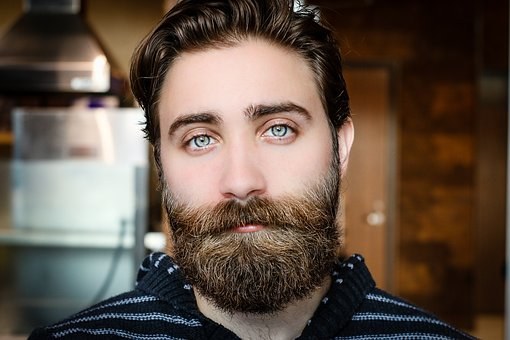
#> input picture Images/10.jpg, 510 x 340 px, given as the content of the folder ./FaceDetection/False/NotHuman, which was not available
$ jupyter execute --allow-errors viola_jones_algorithm.ipynb
#> lines starting #> are read from the running program, lines starting #| are printed output that depends on the picture; pictures that were not available may be replaced by others from this repository, and a replacement may not be noted
### commonfunctions.py


import skimage.io as io
import matplotlib.pyplot as plt
import numpy as np
from skimage.exposure import histogram
from matplotlib.pyplot import bar
from skimage.color import rgb2gray,rgb2hsv

# Convolution:
from scipy.signal import convolve2d
from scipy import fftpack
import math
from skimage.exposure import rescale_intensity

from skimage.util import random_noise
from skimage.filters import median
from skimage.feature import canny
from skimage.measure import label
from skimage.color import label2rgb


# Edges
from skimage.filters import sobel_h, sobel, sobel_v,roberts, prewitt

# Show the figures / plots inside the notebook
def show_images(images,titles=None):
    #This function is used to show image(s) with titles by sending an array of images and an array of associated titles.
    # images[0] will be drawn with the title titles[0] if exists
    # You aren't required to understand this function, use it as-is.
    n_ims = len(images)
    if titles is None: titles = ['(%d)' % i for i in range(1,n_ims + 1)]
    fig = plt.figure()
    n = 1
    for image,title in zip(images,titles):
        a = fig.add_subplot(1,n_ims,n)
        if image.ndim == 2:
            plt.gray()
        plt.imshow(image)
        a.set_title(title)
        n += 1
    fig.set_size_inches(np.array(fig.get_size_inches()) * n_ims)
    plt.show()


# [6 lines left out: function showHist, not called in this run]

### viola_jones_algorithm.ipynb
[cell 1]
from commonfunctions import *
from skimage import io
from skimage.color import rgba2rgb, rgb2gray
from skimage import filters
from skimage.feature import hog
import numpy as np
import cv2
import sys
import os
# from PHOG_V2 import *
from Faces import *
from sklearn.metrics import accuracy_score
from sklearn.model_selection import train_test_split
from sklearn.svm import SVC
from sklearn.preprocessing import StandardScaler
from sklearn.pipeline import Pipeline
from sklearn.decomposition import PCA
from sklearn import svm
import pickle

from sklearn.datasets import fetch_olivetti_faces

#> (a cell that did not finish here is left out)

[cell 3]
def preprocessImg(img):
    img_copy = np.copy(img)
    if len(img_copy.shape) != 2:
        img_copy = rgb2gray(img_copy)
    img_copy = cv2.resize(img_copy, dsize=(24, 24), interpolation=cv2.INTER_CUBIC)
    return img_copy

#> (a cell that did not finish here is left out)

[cell 5]
def getIntegralImage(img):
    new_img = np.zeros(img.shape)
#     new_img[i,j] = img[0,0]
    for i in range(img.shape[0]):
        for j in range(img.shape[1]):
            new_img[i,j] = np.sum(img[0:i+1,0:j+1])
    return new_img

[cell 6]
test_for_integral = np.ones((3,3))
test_for_integral[0,2] = 4
test_for_integral[1,1] = 9
test_for_integral[1,0] = 100
print(test_for_integral)
test_for_integral = getIntegralImage(test_for_integral)
print(test_for_integral)

[cell 7]
def calculateSumOfIntegralImage(int_img,indX,indY,width = 0,height = 0):
    if indX - width >= 0 and indY - height >= 0:
        return int_img[indX,indY] + int_img[indX - width,indY - height] - int_img[indX - width,indY] - int_img[indX,indY - height]
    elif indX - width < 0 and indY - height >= 0:
        return int_img[indX,indY] - int_img[indX,indY - height]
    elif indX - width >= 0 and indY - height < 0:
        return int_img[indX,indY] - int_img[indX - width,indY]
    else:
        return int_img[indX,indY]

[cell 8]
print(calculateSumOfIntegralImage(test_for_integral,0,0,1,1))
print(calculateSumOfIntegralImage(test_for_integral,2,2,3,3))
print(calculateSumOfIntegralImage(test_for_integral,2,2,2,1))
print(calculateSumOfIntegralImage(test_for_integral,1,2,0,0))
print(calculateSumOfIntegralImage(test_for_integral,2,0,1,1))
print(calculateSumOfIntegralImage(test_for_integral,2,2,0,0))

[cell 9]
def getFeatureArray(size = 24):
#> called with size = 24
    feature_array = []
    loop_on_array = np.zeros((size,size))
    feature_names = ["Edge_Horizontal","Edge_Vertical","Line_Horizontal","Line_Verticle","Rectangle"]
    for name in feature_names:

        if name == "Edge_Horizontal":
            width = 1
            height = 0
            while not(width >= size and height >= size):
                for i in range(size - width):
                    for j in range(size - height):
#                         print((i,j),(i + width,j + height))
                        feature_array.append([(i,j),(i + width,j + height),name])
#                 print(len(feature_array), width, height)
#                 input()
                if width < size:
                    width += 2
                elif height != size:
                    width = 1
                    height += 1

        elif name == "Edge_Vertical":
            width = 0
            height = 1
            while not(width >= size and height >= size):
                for i in range(size - width):
                    for j in range(size - height):
#                         print((i,j),(i + width,j + height))
                        feature_array.append([(i,j),(i + width,j + height),name])
                if height < size:
                    height += 2
                elif width != size:
                    height = 1
                    width += 1

        elif name == "Line_Horizontal":
            width = 2
            height = 0
            while not(width >= size and height >= size):
                for i in range(size - width):
                    for j in range(size - height):
#                         print((i,j),(i + width,j + height))
                        feature_array.append([(i,j),(i + width,j + height),name])
                if width < size:
                    width += 3
                elif height != size:
                    width = 2
                    height += 1

        elif name == "Line_Verticle":
            width = 0
            height = 2
            while not(width >= size and height >= size):
                for i in range(size - width):
                    for j in range(size - height):
#                         print((i,j),(i + width,j + height))
                        feature_array.append([(i,j),(i + width,j + height),name])
                if height < size:
                    height += 3
                elif width != size:
                    height = 2
                    width += 1

        elif name == "Rectangle":
            width = 1
            height = 1
            while not(width >= size and height >= size):
                for i in range(size - width):
                    for j in range(size - height):
                        feature_array.append([(i,j),(i + width,j + height),name])
                if width < size:
                    width += 2
                elif height != size:
                    width = 1
                    height += 2

    return feature_array

feature_array = getFeatureArray(24)
print(len(feature_array))
# print((feature_array))

[cell 10]
def calculateSumOfIntegralImage_V2(int_img,st_x,st_y,end_x,end_y):
    if (st_x-1 < 0) or (st_y-1) < 0:
        return int_img[end_x,end_y]
    if (end_x == 24):
        end_x -= 1
    if (end_y == 24):
        end_y -= 1
    if (st_x - 1 == 24):
        st_x -= 2
    if (st_y - 1 == 24):
        st_y -= 2

    return int_img[end_x,end_y] + int_img[st_x-1,st_y-1] - int_img[end_x,st_y-1] - int_img[st_x-1,end_y]

[cell 11]
def harrEdgeHorizontal(int_img,feature_params, scale_factor):
    # print(feature_params)
    st_x, st_y = feature_params[0]
    end_x, end_y = feature_params[1]
    st_x = int(st_x * scale_factor)
    st_y = int(st_y * scale_factor)
    end_x = int(end_x * scale_factor)
    end_y = int(end_y * scale_factor)
    middle_x = (end_x + st_x)//2
    middle_y = (end_y + st_y)//2
    up_value = calculateSumOfIntegralImage_V2(int_img,st_x,st_y,middle_x,end_y)
    down_value = calculateSumOfIntegralImage_V2(int_img,middle_x + 1,st_y,end_x,end_y)
    return abs(up_value - down_value)

[cell 12]
def harrEdgeVerticle(int_img,feature_params, scale_factor):
    # print(feature_params)
    st_x, st_y = feature_params[0]
    end_x, end_y = feature_params[1]
    st_x = int(st_x * scale_factor)
    st_y = int(st_y * scale_factor)
    end_x = int(end_x * scale_factor)
    end_y = int(end_y * scale_factor)
    middle_x = (end_x + st_x)//2
    middle_y = (end_y + st_y)//2
    left_value = calculateSumOfIntegralImage_V2(int_img,st_x,st_y,end_x,middle_y)
    right_value = calculateSumOfIntegralImage_V2(int_img,st_x,middle_y + 1,end_x,end_y)
    return abs(left_value - right_value)

[cell 13]
def harrLineHorizontal(int_img,feature_params, scale_factor):
    # print(feature_params)
    st_x, st_y = feature_params[0]
    end_x, end_y = feature_params[1]
    st_x = int(st_x * scale_factor)
    st_y = int(st_y * scale_factor)
    end_x = int(end_x * scale_factor)
    end_y = int(end_y * scale_factor)
    third_x = (end_x + st_x + st_x)//3
    third_2x = (end_x + end_x + st_x)//3
    third_y = (end_y + st_y + st_y)//3
    third_2y = (end_y + end_y + st_y)//3
#     print("st_x,st_y,third_x,third_y,third_2x,third_2y,end_x,end_y")
#     print(st_x,st_y,third_x,third_y,third_2x,third_2y,end_x,end_y)
    up_value = calculateSumOfIntegralImage_V2(int_img,st_x,st_y,third_x,end_y)
    middle_value = calculateSumOfIntegralImage_V2(int_img,third_x + 1,st_y,third_2x,end_y)
    down_value = calculateSumOfIntegralImage_V2(int_img,third_2x + 1,st_y,end_x,end_y)
    return abs(up_value + down_value - middle_value)

[cell 14]
def harrLineVerticle(int_img,feature_params, scale_factor):
    # print(feature_params)
    st_x, st_y = feature_params[0]
    end_x, end_y = feature_params[1]
    st_x = int(st_x * scale_factor)
    st_y = int(st_y * scale_factor)
    end_x = int(end_x * scale_factor)
    end_y = int(end_y * scale_factor)
    third_x = (end_x + st_x + st_x)//3
    third_2x = (end_x + end_x + st_x)//3
    third_y = (end_y + st_y + st_y)//3
    third_2y = (end_y + end_y + st_y)//3
    left_value = calculateSumOfIntegralImage_V2(int_img,st_x,st_y,end_x,third_y)
    middle_value = calculateSumOfIntegralImage_V2(int_img,st_x,third_y + 1,end_x,third_2y)
    right_value = calculateSumOfIntegralImage_V2(int_img,st_x,third_2y + 1,end_x,end_y)
    return abs(left_value + right_value - middle_value)

[cell 15]
def harrRectangle(int_img,feature_params,scale_factor):
    # print(feature_params)
    try:
        st_x, st_y = feature_params[0]
        end_x, end_y = feature_params[1]
        st_x = int(st_x * scale_factor)
        st_y = int(st_y * scale_factor)
        end_x = int(end_x * scale_factor)
        end_y = int(end_y * scale_factor)
        middle_x = (end_x + st_x)//2
        middle_y = (end_y + st_y)//2
        up_left_value = calculateSumOfIntegralImage_V2(int_img,st_x,st_y,middle_x,middle_y)
        up_right_value = calculateSumOfIntegralImage_V2(int_img,st_x,middle_y + 1,middle_x,end_y)
        down_left_value = calculateSumOfIntegralImage_V2(int_img,middle_x + 1,st_y,end_x,middle_y)
        down_right_value = calculateSumOfIntegralImage_V2(int_img,middle_x + 1,middle_y + 1,end_x,end_y)
#         print(up_left_value,up_right_value,down_left_value,down_right_value,up_left_value + down_right_value - up_right_value - down_left_value)
        return abs(up_left_value + down_right_value - up_right_value - down_left_value)
    except:
        print(feature_params)

[cell 16]
def calculateHaar(int_img,feature_params, scale_factor):
    try:
        if feature_params[2] == "Edge_Horizontal":
            return harrEdgeHorizontal(int_img,feature_params[0:2],scale_factor)
        elif feature_params[2] == "Edge_Vertical":
            return harrEdgeVerticle(int_img,feature_params[0:2],scale_factor)
        elif feature_params[2] == "Line_Horizontal":
            return harrLineHorizontal(int_img,feature_params[0:2],scale_factor)
        elif feature_params[2] == "Line_Verticle":
            return harrLineVerticle(int_img,feature_params[0:2],scale_factor)
        elif feature_params[2] == "Rectangle":
            return harrRectangle(int_img,feature_params[0:2],scale_factor)
    except:
        print(feature_params)
        print(feature_params[0] * scale_factor)

#> (a cell that did not finish here is left out)

[cell 18]
print(feature_array[0])
#> (the rest of this cell did not finish here and is left out)

#> (a cell that did not finish here is left out)

[cell 20]
def ReadFile(path,label,imgs,labels):
#> called with path = './FaceDetection/False/NotHuman', label = 0
    files = os.listdir(path)
    num_images = len(files)
    count = 0
    for f in files:
        img = io.imread(os.path.join(path, f), as_gray=False)
#> img is the input picture: shape (340, 510, 3); mean R, G, B 99.1, 83.3, 71.3
        img= preprocessImg(img)
#> in preprocessImg, `img_copy = rgb2gray(img_copy)`:
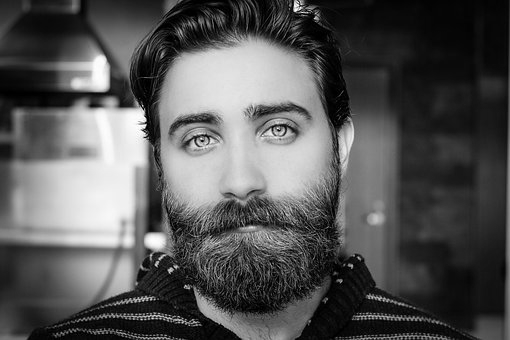
#> img_copy: shape (340, 510) float64; min 0, max 0.999, mean 0.336
#> in preprocessImg, `img_copy = cv2.resize(img_copy, dsize=(24, 24), interpolation=cv2.INTE..`:
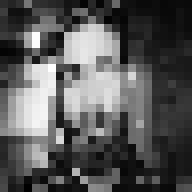
#> img_copy: shape (24, 24) float64 (shown 8 times larger); min -0.0183, max 0.989, mean 0.33; drawn with min black and max white
        imgs.append(img)
        labels.append(label)

[cell 21]
path = "./FaceDetection/False/NotHuman"
imgs = []
labels = []
ReadFile(path,0,imgs,labels)
print(len(imgs))
print(len(labels))
show_images(imgs[0:10])
# print(False_labels)

#> (a cell that did not finish here is left out)

[cell 23]
# [17 lines of commented-out code are left out]

[cell 24]
class Stumb:
    def __init__(self):
        self.more = True
        self.feature_idx = None
        self.threshold = None
        self.alpha = None

    def predict(self,img_index, feature_array,feat):
        # res = calculateHaar(int_img,feature_array[self.feature_idx])
        res = feat[self.feature_idx,img_index]
        if (res >= self.threshold and self.more == True) or (res < self.threshold and self.more == False) :
            return 1
        else:
            return 0

    def predictOnInt_img(self,int_img, feature_array,feat, scale_factor):
        res = calculateHaar(int_img,feature_array[self.feature_idx],scale_factor)
        # res = feat[self.feature_idx,img_index]
        if (res >= self.threshold and self.more == True) or (res < self.threshold and self.more == False) :
            return 1
        else:
            return 0

    def predictOnArray(self,int_imgs, feature_array, feat, scale_factor):
        predictions = np.ones((len(int_imgs)))
        for i in range(len(int_imgs)):
            predictions[i] = self.predictOnInt_img(int_imgs[i],feature_array,feat, scale_factor)
        return predictions

    def getIndex(self):
        return self.feature_idx

[cell 25]
class AdaBoost:
    def __init__(self,n_clf = 3, n_features = 160000):
        self.n_features = n_features
        self.n_clf = n_clf
        self.clfs = []
        self.indicies = []

    def train(self,imgs,labels,feature_array,feat,int_imgs,st_ind,end_ind):
        weight= np.full(len(imgs), (1 / len(imgs)))
        count = 0
        lbls = np.array(labels)
        while count < self.n_clf:
            count += 1
            classifier = Stumb()
            min_error = float("inf")
            int_img = []
            for img in imgs:
                int_img.append(getIntegralImage(img))
            for f in range(st_ind,end_ind,1):
                # if f == 34240:
                #     print("Hi")
                #     input()
                if f in self.indicies:
                    # print("I am here")
                    continue
                f_values = np.copy(feat[f])
                # [5 lines of commented-out code are left out]
                thresholds = np.unique(f_values)
                if thresholds.shape[0] == 1:
                    continue
                for trsh in thresholds:
                    more = True
                    predictions = np.ones((f_values.shape[0]))
                    predictions[f_values < trsh] = 0
                    error = np.sum(weight[lbls != predictions])

                    if error > 0.5:
                        error = 1 - error
                        more = False

                    if error < min_error:
                        classifier.more = more
                        classifier.feature_idx = f
                        classifier.threshold = trsh
                        min_error = error
            beta = min_error + 0.0000000001 / (1 - min_error + 0.0000000001)
            preds = classifier.predictOnArray(int_imgs, feature_array, feat,1)
            predres = np.ones((lbls.shape[0]))
            predres[lbls == preds] = 0
            predres[lbls != preds] = 1
#             print(weight)
#             print(beta)
#             print(predres)
            weight *= (beta ** predres)
#             print(weight)
#             print(np.sum(weight))
            weight = weight / np.sum(weight)
#             predictions = clf.predict(X)
#             print(weight)
#             print("----------------------------------------")
            classifier.alpha = np.log(1/beta)
            classifier.alpha = 0.5 * classifier.alpha
            self.clfs.append(classifier)
            self.indicies.append(classifier.feature_idx)
            # [13 lines of commented-out code are left out]

    def getClassifierIndices(self , c):
        with open('filename' + str(c) +'.txt', 'w') as f:
            for clf in self.clfs:
                print(clf.getIndex(), file=f)
                print(clf.alpha, file=f)
                print(clf.threshold, file=f)
                if clf.more == True:
                    print(1, file=f)
                else:
                    print(0, file=f)

    def predict(self, img, feat, scale_factor):
        imt_img = getIntegralImage(img)
        clf_preds = [clf.alpha * clf.predictOnInt_img(imt_img,feature_array, feat, scale_factor) for clf in self.clfs]
        y_pred = np.sum(clf_preds, axis=0)
        y_pred = np.sign(y_pred)

        return y_pred

[cell 26]
# ada = AdaBoost(1,len(feature_array))

[cell 27]
# croped_img = []
# croped_img += (imgs[0:50] + imgs[500:550])
# # croped_img.append(imgs[0:100])
# # croped_img.append(imgs[500:600])
# lbls = []
# lbls += (labels[0:50] + labels[500:550])
# # lbls.append(labels[0:100])
# # lbls.append(labels[500:600])
# # ada.train(imgs,labels,feature_array)
# ada.train(imgs,labels,feature_array,feat,int_imgs)
# # print(len(croped_img),len(lbls))

[cell 28]
# ada.getClassifierIndices()

[cell 29]
# [16 lines of commented-out code are left out]

[cell 30]
# print(len(feature_array))
# print(len(imgs))

croped_img = []
croped_img += (imgs[0:100] + imgs[500:600])

feat = np.ones((len(feature_array),len(croped_img)))
# print(feat.shape)

lbls = []
lbls += (labels[0:100] + labels[500:600])

int_imgs = []
for img in croped_img:
    int_imgs.append(getIntegralImage(img))

count = 0
for i in range(len(feature_array)):
    # print(count)
    # count += 1
    for j in range(len(int_imgs)):
        feat[i][j] = calculateHaar(int_imgs[j],feature_array[i],1)
print(feat.shape)
# print(feat[1000:1050])

$ run again, on Images/11.jpg
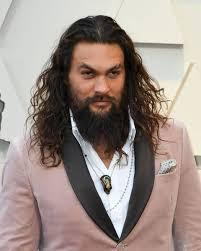
#> input picture Images/11.jpg, 201 x 251 px, given as the content of the folder ./FaceDetection/False/NotHuman, which was not available
#> in ReadFile, img is the input picture: shape (251, 201, 3); mean R, G, B 155.6, 141.4, 134.6
#> in preprocessImg, `img_copy = rgb2gray(img_copy)`:
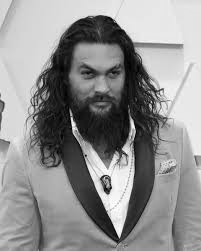
#> img_copy: shape (251, 201) float64; min 0.000565, max 0.999, mean 0.565
#> in preprocessImg, `img_copy = cv2.resize(img_copy, dsize=(24, 24), interpolation=cv2.INTE..`:
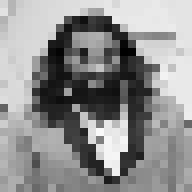
#> img_copy: shape (24, 24) float64 (shown 8 times larger); min 0.00385, max 0.976, mean 0.564

$ run again, on Images/2.jpg
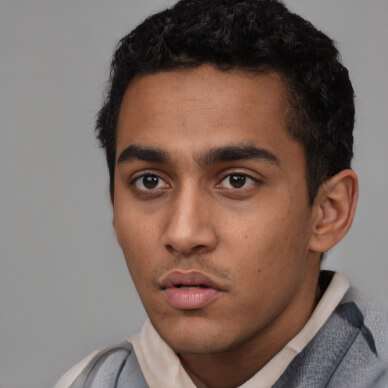
#> input picture Images/2.jpg, 388 x 388 px, given as the content of the folder ./FaceDetection/False/NotHuman, which was not available
#> in ReadFile, img is the input picture: shape (388, 388, 3); mean R, G, B 124.1, 105.8, 98.1
#> in preprocessImg, `img_copy = rgb2gray(img_copy)`:
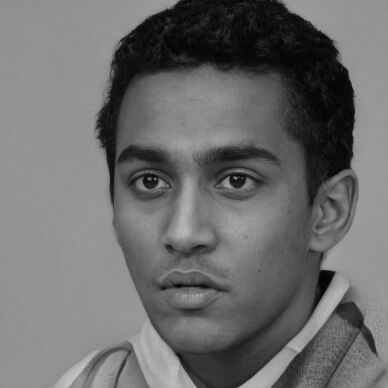
#> img_copy: shape (388, 388) float64; min 0.00587, max 0.787, mean 0.428
#> in preprocessImg, `img_copy = cv2.resize(img_copy, dsize=(24, 24), interpolation=cv2.INTE..`:
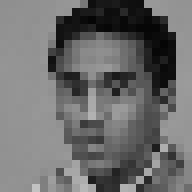
#> img_copy: shape (24, 24) float64 (shown 8 times larger); min 0.0199, max 0.762, mean 0.427
